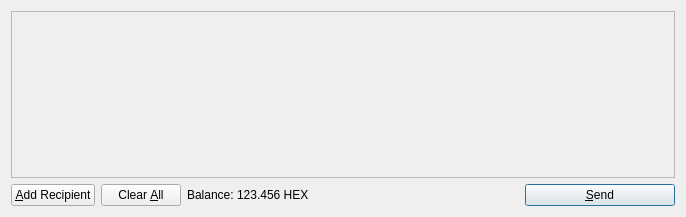
<?xml version="1.0" encoding="UTF-8"?>
<ui version="4.0">
 <class>SendCoinsDialog</class>
 <widget class="QDialog" name="SendCoinsDialog">
  <property name="geometry">
   <rect>
    <x>0</x>
    <y>0</y>
    <width>686</width>
    <height>217</height>
   </rect>
  </property>
  <property name="windowTitle">
   <string>Send Coins</string>
  </property>
  <layout class="QVBoxLayout" name="verticalLayout">
   <item>
    <widget class="QScrollArea" name="scrollArea">
     <property name="widgetResizable">
      <bool>true</bool>
     </property>
     <widget class="QWidget" name="scrollAreaWidgetContents">
      <property name="geometry">
       <rect>
        <x>0</x>
        <y>0</y>
        <width>666</width>
        <height>165</height>
       </rect>
      </property>
      <layout class="QVBoxLayout" name="verticalLayout_2">
       <property name="margin">
        <number>0</number>
       </property>
       <item>
        <layout class="QVBoxLayout" name="entries">
         <property name="spacing">
          <number>6</number>
         </property>
        </layout>
       </item>
       <item>
        <spacer name="verticalSpacer">
         <property name="orientation">
          <enum>Qt::Vertical</enum>
         </property>
         <property name="sizeHint" stdset="0">
          <size>
           <width>20</width>
           <height>40</height>
          </size>
         </property>
        </spacer>
       </item>
      </layout>
     </widget>
    </widget>
   </item>
   <item>
    <layout class="QHBoxLayout" name="horizontalLayout">
     <item>
      <widget class="QPushButton" name="addButton">
       <property name="toolTip">
        <string>Send to multiple recipients at once</string>
       </property>
       <property name="text">
        <string>&amp;Add Recipient</string>
       </property>
       <property name="icon">
        <iconset resource="../bitcoin.qrc">
         <normaloff>:/icons/add</normaloff>:/icons/add</iconset>
       </property>
       <property name="autoDefault">
        <bool>false</bool>
       </property>
      </widget>
     </item>
     <item>
      <widget class="QPushButton" name="clearButton">
       <property name="sizePolicy">
        <sizepolicy hsizetype="Minimum" vsizetype="Fixed">
         <horstretch>0</horstretch>
         <verstretch>0</verstretch>
        </sizepolicy>
       </property>
       <property name="toolTip">
        <string>Remove all transaction fields</string>
       </property>
       <property name="text">
        <string>Clear &amp;All</string>
       </property>
       <property name="icon">
        <iconset resource="../bitcoin.qrc">
         <normaloff>:/icons/remove</normaloff>:/icons/remove</iconset>
       </property>
       <property name="autoRepeatDelay">
        <number>300</number>
       </property>
       <property name="autoDefault">
        <bool>false</bool>
       </property>
      </widget>
     </item>
     <item>
      <layout class="QHBoxLayout" name="horizontalLayout_2">
       <property name="spacing">
        <number>3</number>
       </property>
       <item>
        <widget class="QLabel" name="label">
         <property name="text">
          <string>Balance:</string>
         </property>
        </widget>
       </item>
       <item>
        <widget class="QLabel" name="labelBalance">
         <property name="cursor">
          <cursorShape>IBeamCursor</cursorShape>
         </property>
         <property name="text">
          <string>123.456 HEX</string>
         </property>
         <property name="textInteractionFlags">
          <set>Qt::LinksAccessibleByMouse|Qt::TextSelectableByKeyboard|Qt::TextSelectableByMouse</set>
         </property>
        </widget>
       </item>
      </layout>
     </item>
     <item>
      <spacer name="horizontalSpacer">
       <property name="orientation">
        <enum>Qt::Horizontal</enum>
       </property>
       <property name="sizeHint" stdset="0">
        <size>
         <width>40</width>
         <height>20</height>
        </size>
       </property>
      </spacer>
     </item>
     <item>
      <widget class="QPushButton" name="sendButton">
       <property name="minimumSize">
        <size>
         <width>150</width>
         <height>0</height>
        </size>
       </property>
       <property name="toolTip">
        <string>Confirm the send action</string>
       </property>
       <property name="text">
        <string>&amp;Send</string>
       </property>
       <property name="icon">
        <iconset resource="../bitcoin.qrc">
         <normaloff>:/icons/send</normaloff>:/icons/send</iconset>
       </property>
       <property name="default">
        <bool>true</bool>
       </property>
      </widget>
     </item>
    </layout>
   </item>
  </layout>
 </widget>
 <resources>
  <include location="../bitcoin.qrc"/>
 </resources>
 <connections/>
</ui>
